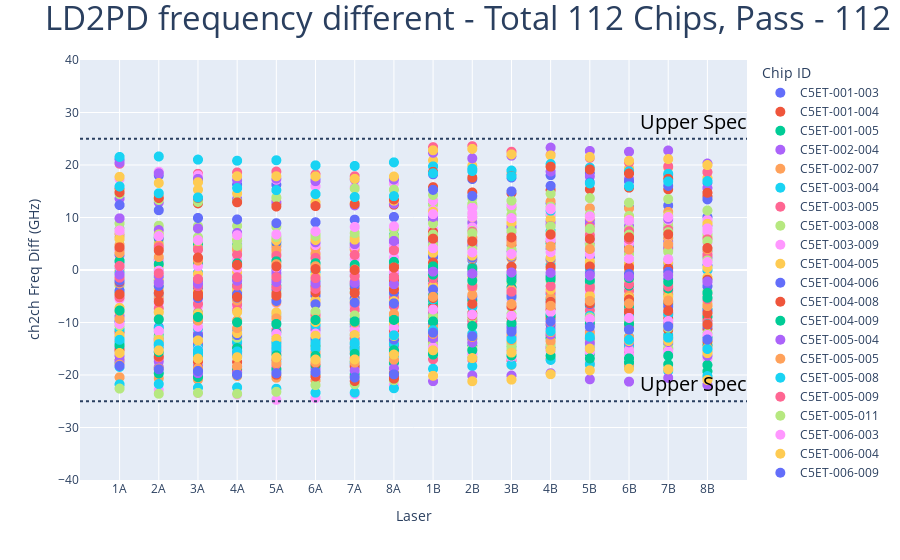

This figure's notebook cell:
### Code cell
fig = px.scatter(LD_df, x='Laser', y='ch2ch Freq Diff (GHz)', color=LD_df['Chip ID'])
fig.update_traces(marker_size=10)
fig.add_hline(y=25, line_dash="dot",
    label=dict(
        text="Upper Spec",
        textposition="end",
        font=dict(size=20, color="black"),
        yanchor="bottom",
    ),)
fig.add_hline(y=-25, line_dash="dot",
    label=dict(
        text="Upper Spec",
        textposition="end",
        font=dict(size=20, color="black"),
        yanchor="bottom",
    ),)
fig.update_xaxes(categoryorder='array', categoryarray= ['1A', '2A', '3A', '3A', '4A', '5A', '6A', '7A', '8A', '1B', '2B', '3B', '4B', '5B', '6B', '7B', '8B'])
fig.update_layout(yaxis_range=[-40,40], title=dict(text="LD2PD frequency different - Total "+str(len(PD_df['Chip ID'].unique()))+" Chips, Pass - " +str(chip_qty_freq_offset_pass) + " Chips, Rest Failed", font=dict(size=33)))
